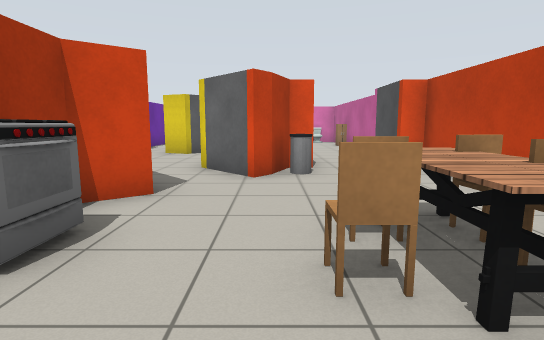
View 1 (above)

18 first-person views from a walk through a world built for the Gazebo simulator. The camera is 1 m above the floor, tilts 8° down and sees 80° across. The lines on the ground mark 1 m squares. The floor is counted in squares, 1 m on a side. Each view is taken from the middle of a square. On the plan, view 1 faces up. The plan holds only what a view shows up to about 12 squares ahead; the rest is blank. Some stock models are drawn as simple stand-ins. Some surface patterns are stand-ins.

View 2
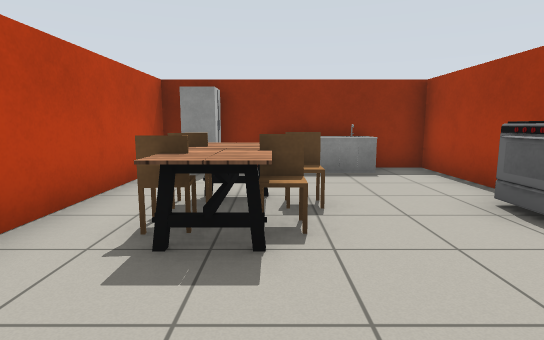

View 3
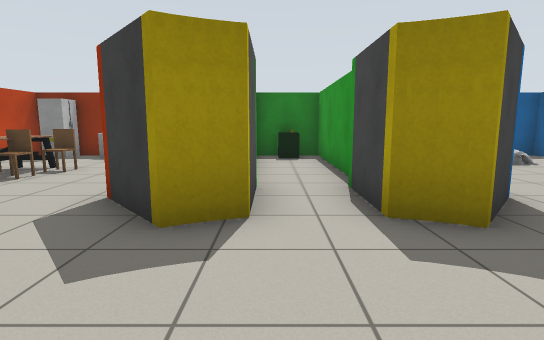

View 4
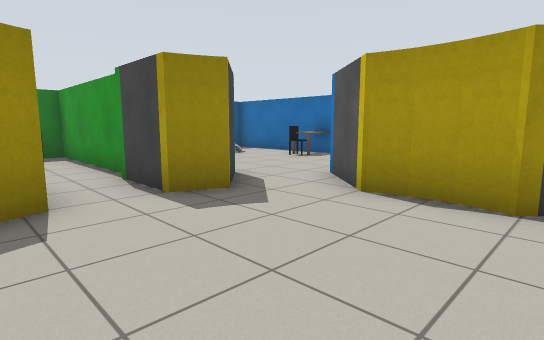

View 5
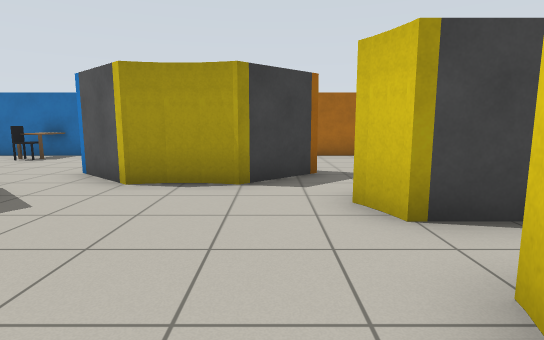

View 6
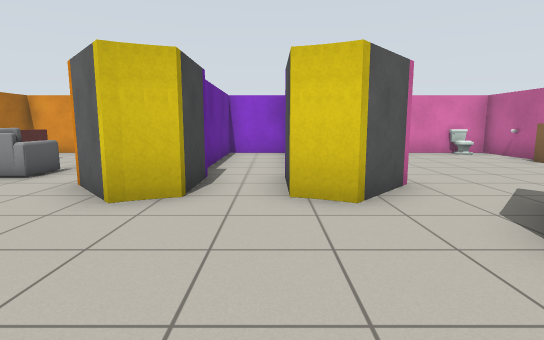

View 7
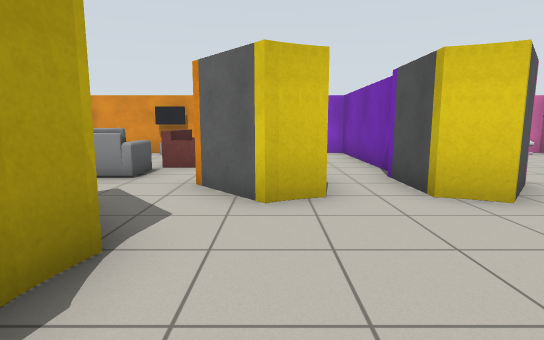

View 8
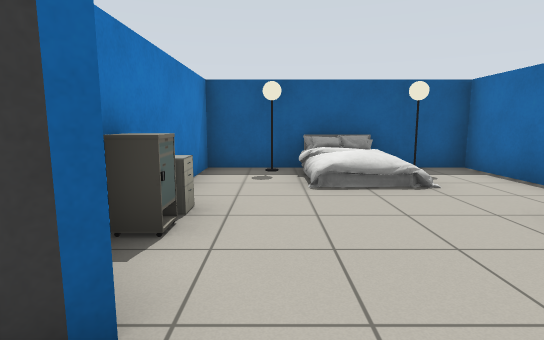

View 9
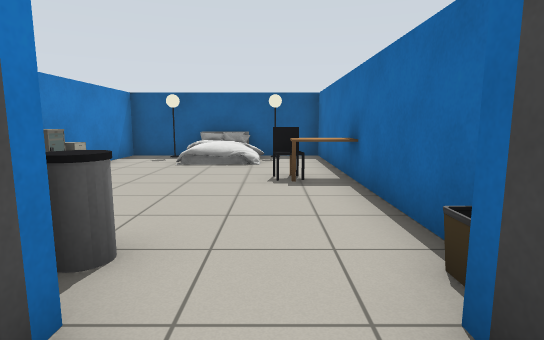

View 10
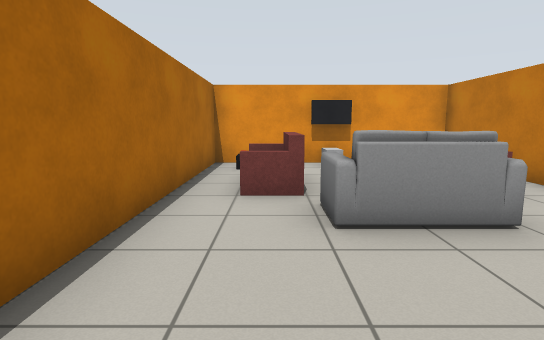

View 11
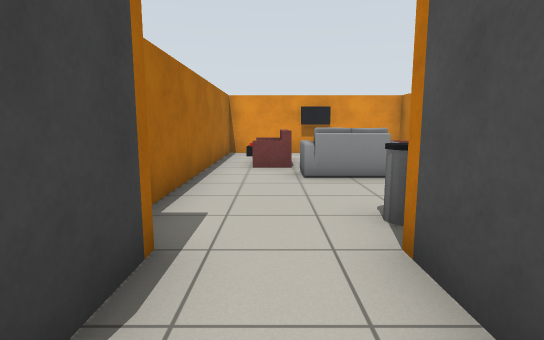

View 12
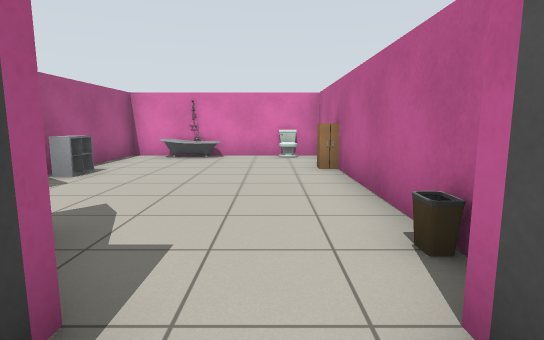

View 13
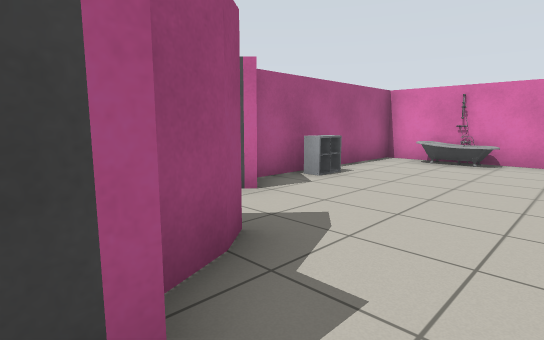

View 14
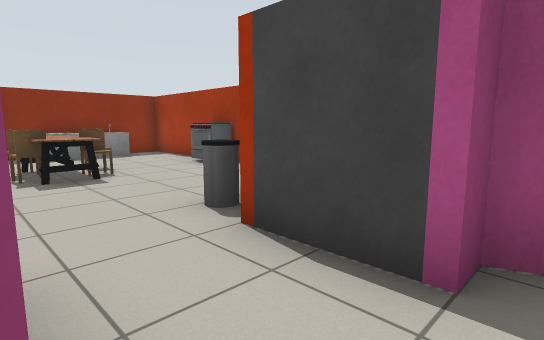

View 15
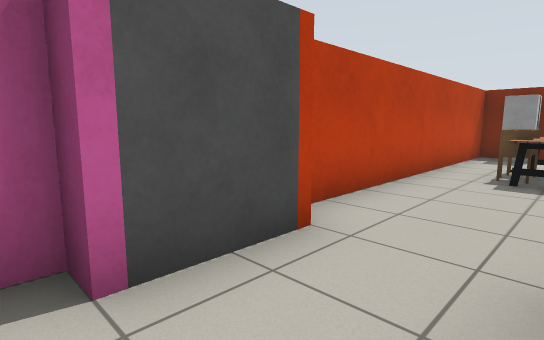

View 16
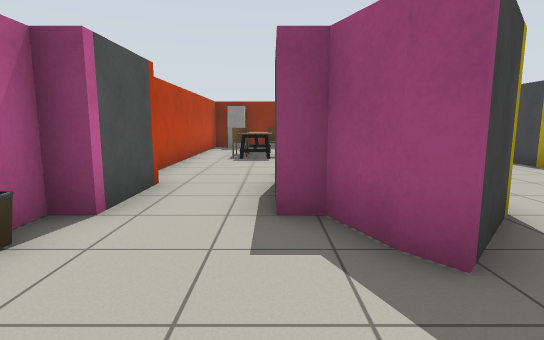

View 17
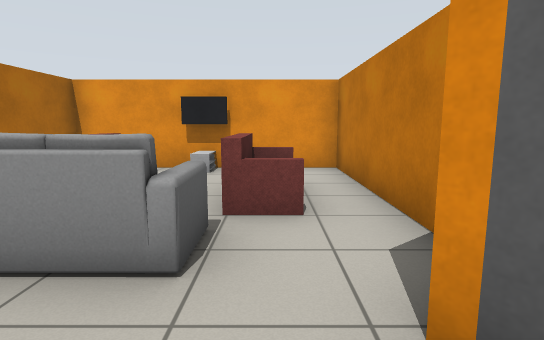

View 18
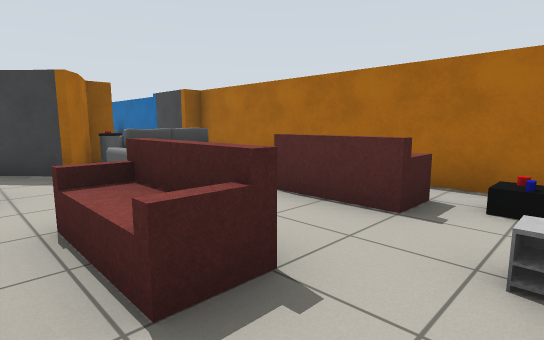

### Floor plan
Ten units are one square. View 1 is at (0, 0); x grows to the right and y downward. Boxes are objects, and circles mark ways between rooms. Rooms are numbered by the first view taken in them; rooms with no view inside come last. Other rooms are left out.
<svg viewBox="-140 -190 180 210">
<path fill="none" stroke="#000" d="M-17 -46 -25 -40 -25 15 35 15 35 -75 29 -75M9 -75 4 -75 0 -65 -3 -61 -9 -68M-75 -83 -74 -75 -87 -60M-75 -89 -75 -82M-53 -114 -61 -111 -73 -124M-29 -111 -37 -114M-81 -102 -74 -95 -75 -88M-73 -46 -61 -59 -53 -55 -53 -38M-9 -68 -17 -76M-37 -38 -37 -56 -29 -59 -17 -46M-65 -139 -65 -185 -125 -185 -125 -95 -119 -95 -119 -75M-90 -105 -87 -109 -81 -102M-99 -75 -99 -95 -94 -95 -90 -106M-125 -68 -125 15 -65 15 -65 -31M-17 -124 -29 -111M0 -106 4 -95 9 -95 9 -75M-17 -94 -3 -109 1 -104M29 -75 29 -95 35 -95 35 -185 -25 -185 -25 -130M-53 -132 -53 -114M-35 -139 -35 -185 -55 -185 -55 -144M-37 -114 -37 -132M-55 -31 -55 15 -35 15"/>
<rect x="-25" y="-35" width="10" height="20" fill="#bbb"><title>stove</title></rect>
<rect x="-15" y="5" width="30" height="10" fill="#bbb"><title>counter</title></rect>
<rect x="5" y="-25" width="10" height="10" fill="#bbb"><title>chair</title></rect>
<rect x="5" y="-35" width="10" height="10" fill="#bbb"><title>chair</title></rect>
<rect x="5" y="-75" width="10" height="10" fill="#bbb"><title>bin</title></rect>
<rect x="15" y="5" width="20" height="10" fill="#bbb"><title>other object</title></rect>
<rect x="15" y="-25" width="10" height="10" fill="#bbb"><title>chair</title></rect>
<rect x="15" y="-35" width="10" height="10" fill="#bbb"><title>chair</title></rect>
<rect x="-125" y="-175" width="10" height="10" fill="#bbb"><title>other object</title></rect>
<rect x="-125" y="-185" width="20" height="20" fill="#bbb"><title>desk</title></rect>
<rect x="-115" y="-165" width="10" height="20" fill="#bbb"><title>sofa</title></rect>
<rect x="-115" y="-185" width="10" height="10" fill="#bbb"><title>other object</title></rect>
<rect x="-105" y="-105" width="10" height="10" fill="#bbb"><title>bin</title></rect>
<rect x="-105" y="-145" width="20" height="20" fill="#bbb"><title>sofa</title></rect>
<rect x="-105" y="-175" width="10" height="10" fill="#bbb"><title>TV</title></rect>
<rect x="-105" y="-185" width="10" height="10" fill="#bbb"><title>other object</title></rect>
<rect x="-95" y="-165" width="20" height="20" fill="#bbb"><title>sofa</title></rect>
<rect x="-135" y="-35" width="20" height="10" fill="#bbb"><title>desk</title></rect>
<rect x="-125" y="-75" width="10" height="10" fill="#bbb"><title>bin</title></rect>
<rect x="-115" y="5" width="10" height="10" fill="#bbb"><title>lamp</title></rect>
<rect x="-115" y="-35" width="10" height="10" fill="#bbb"><title>other object</title></rect>
<rect x="-105" y="-15" width="20" height="30" fill="#bbb"><title>bed</title></rect>
<rect x="-105" y="-75" width="10" height="10" fill="#bbb"><title>bin</title></rect>
<rect x="-85" y="5" width="10" height="10" fill="#bbb"><title>lamp</title></rect>
<rect x="-75" y="-25" width="10" height="10" fill="#bbb"><title>other object</title></rect>
<rect x="-75" y="-35" width="10" height="10" fill="#bbb"><title>other object</title></rect>
<rect x="-25" y="-155" width="10" height="20" fill="#bbb"><title>shelf</title></rect>
<rect x="-15" y="-185" width="20" height="10" fill="#bbb"><title>bathtub</title></rect>
<rect x="15" y="-185" width="20" height="10" fill="#bbb"><title>other object</title></rect>
<rect x="25" y="-115" width="10" height="10" fill="#bbb"><title>bin</title></rect>
<rect x="25" y="-165" width="10" height="10" fill="#bbb"><title>cabinet</title></rect>
<rect x="25" y="-175" width="10" height="10" fill="#bbb"><title>other object</title></rect>
<rect x="-45" y="5" width="10" height="10" fill="#bbb"><title>counter</title></rect>
<circle cx="-10" cy="-60" r="3" fill="#2a7"/>
<circle cx="20" cy="-85" r="3" fill="#2a7"/>
<circle cx="-70" cy="-110" r="3" fill="#2a7"/>
<circle cx="-80" cy="-60" r="3" fill="#2a7"/>
<circle cx="-20" cy="-110" r="3" fill="#2a7"/>
<circle cx="-50" cy="-120" r="3" fill="#2a7"/>
<circle cx="-50" cy="-40" r="3" fill="#2a7"/>
<circle cx="-110" cy="-85" r="3" fill="#2a7"/>
<text x="10" y="-30">1</text>
<text x="-50" y="-80">2</text>
<text x="-100" y="-140">3</text>
<text x="-100" y="-30">4</text>
<text x="10" y="-140">5</text>
<text x="-50" y="-150">6</text>
<text x="-50" y="-10">7</text>
</svg>
Room 1 opens to room 2. Room 1 opens to room 5. Room 2 opens to room 3. Room 2 opens to room 4. Room 2 opens to room 5. Room 2 opens to room 6. Room 2 opens to room 7. Room 3 opens to room 4.

Where each view was taken, in squares from view 1:
view 1: 0 up, 0 right, facing up
view 2: 6 up, 1 right, facing down
view 3: 9 up, 4 left, facing down
view 4: 10 up, 3 left, facing down-left
view 5: 10 up, 2 left, facing left
view 6: 7 up, 4 left, facing up
view 7: 7 up, 6 left, facing up
view 8: 6 up, 8 left, facing down
view 9: 9 up, 11 left, facing down
view 10: 10 up, 11 left, facing up
view 11: 7 up, 11 left, facing up
view 12: 8 up, 2 right, facing up
view 13: 9 up, 2 right, facing up-left
view 14: 10 up, 3 right, facing down-left
view 15: 10 up, 1 right, facing down-right
view 16: 13 up, 1 right, facing down
view 17: 11 up, 8 left, facing up
view 18: 18 up, 7 left, facing down-left
